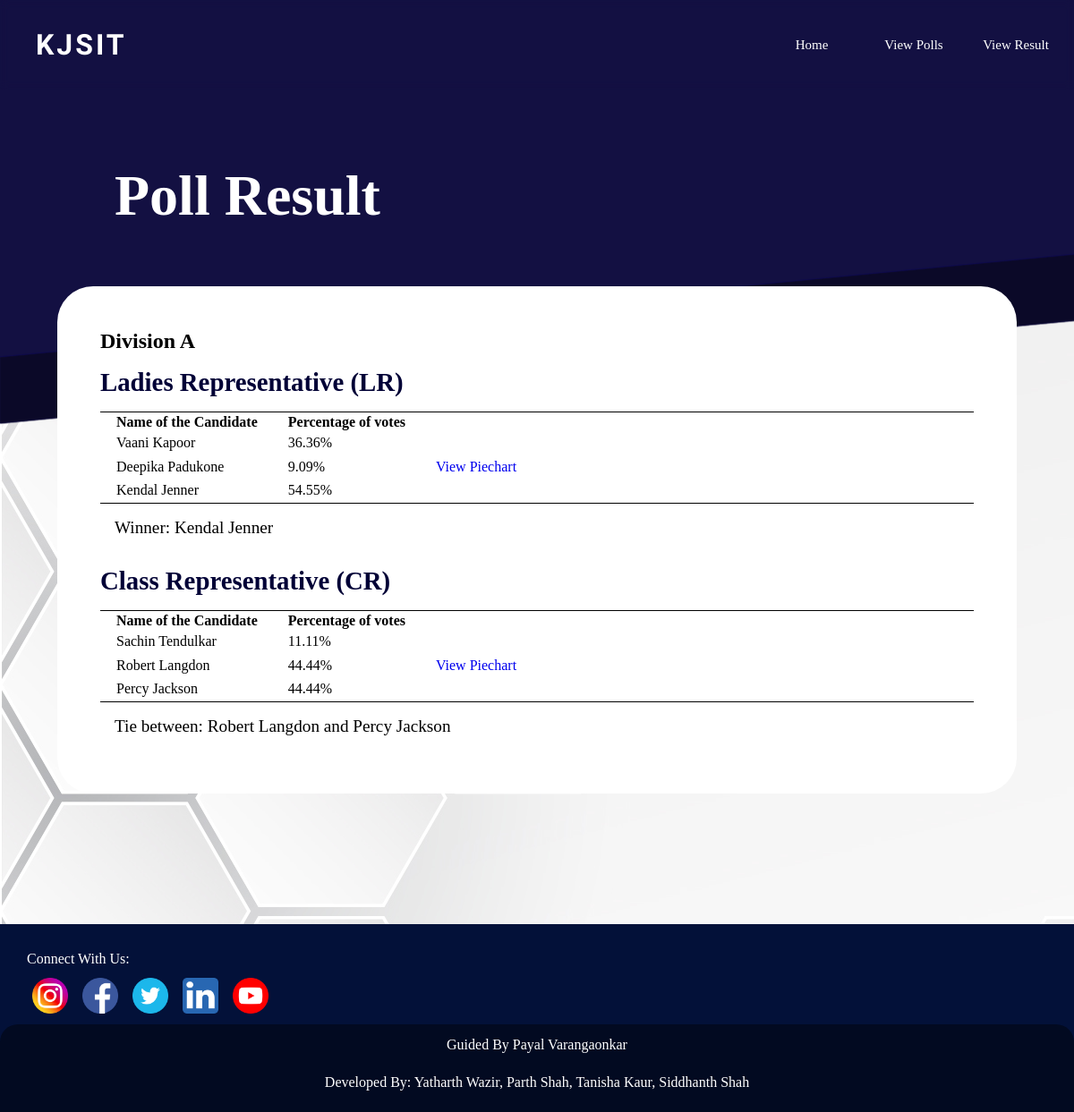
The page /result_a/ on the database as committed earlier.
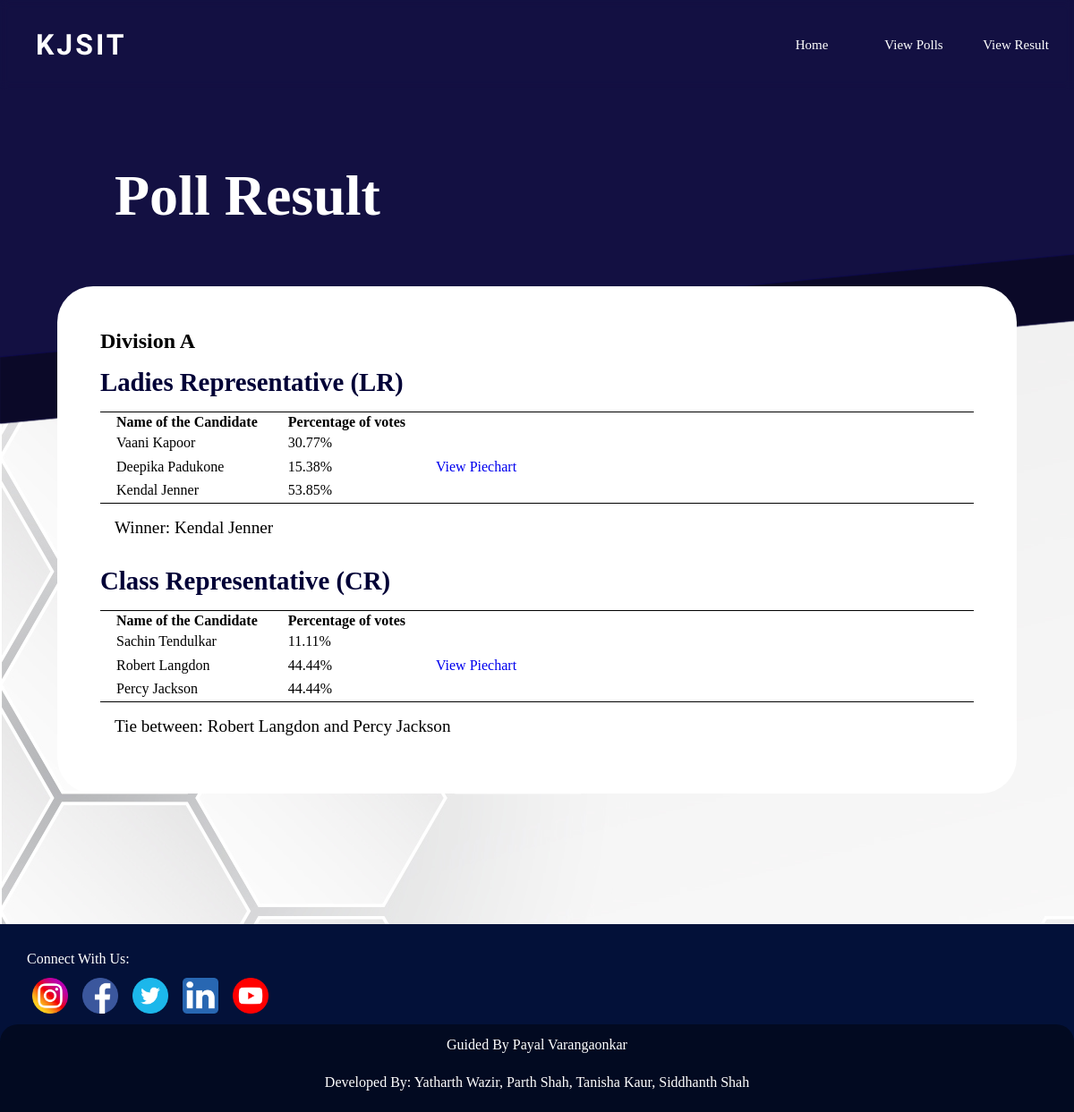
The same page on the database as committed later.
### vote/models.py (models this page shows, shortened)
class ADivPoll(models.Model):
    Elections_for = models.TextField(max_length=30, null=True)
    candidate_1 = models.CharField(max_length=30, null=True)
    candidate_2 = models.CharField(max_length=30, null=True)
    candidate_3 = models.CharField(max_length=30, null=True)
    candidate_1_count = models.IntegerField(default=0)
    candidate_2_count = models.IntegerField(default=0)
    candidate_3_count = models.IntegerField(default=0)
    id=models.UUIDField(default=uuid.uuid4, unique=True, primary_key=True, editable=False)
    def total(self):
        return self.candidate_1_count + self.candidate_2_count + self.candidate_3_count
    def percentage_candidate_1(self):
        if self.total()==0:
            return 0
        else:
            return round((self.candidate_1_count / self.total()) * 100,2)
    def percentage_candidate_2(self):
        if self.total()==0:
            return 0
        else:
            return round((self.candidate_2_count / self.total()) * 100,2)
    def percentage_candidate_3(self):
        if self.total()==0:
            return 0
        else:
            return round((self.candidate_3_count / self.total()) * 100,2)

### vote/views.py (the view)
# urls.py: path('result_a/',views.resultA, name='result-A'),
def resultA(request):
    pollA = ADivPoll.objects.all()
    context = {'pollA':pollA,}
    return render(request,'vote/result_a.html',context)

### vote/templates/vote/result_a.html (shortened to what this page needs)
{% extends 'vote/a_finalnav.html' %}
{% block content %}
<!DOCTYPE html>
<html lang="en">
<head>
    {% load static %}
    <link rel="stylesheet" href="{% static 'vote/css/results.css' %}">
</head>
<body>
<div class="panel">
    <div class="panel-heading"><h1>Poll Result</h1></div>
    <div class="panel-body">
        <div class="Div">
        <h2>Division A</h2>
        {% for poll in pollA %}
        <div class="title">
            <h2>{{ poll.Elections_for }}</h2>
        </div>
        <div class="list">
            <ul class="list-group">
                <table>
                    <tr>
                        <th>Name of the Candidate</th>
                        <th>Percentage of votes</th>
                    </tr>
                    <tr>
                        <td>{{ poll.candidate_1 }}</td>
                        <td>{{poll.percentage_candidate_1}}%</td>
                    </tr>
                    <tr>
                        <td>{{poll.candidate_2}}</td>
                        <td>{{poll.percentage_candidate_2}}%</td>
                        <td><a href="{% url 'piechart-A' poll.id %}">View Piechart</a></td>
                    </tr>
                    <tr>
                        <td>{{poll.candidate_3}}</td>
                        <td>{{poll.percentage_candidate_3}}%</td>
                    </tr>
                </table>
            </ul>
        </div>
        <div class="panel-footer">
            {% if poll.percentage_candidate_1 > poll.percentage_candidate_2 and poll.percentage_candidate_1 > poll.percentage_candidate_3 %}
                <p><strong>Winner: {{poll.candidate_1}}</strong></p>
            {% elif poll.percentage_candidate_2 > poll.percentage_candidate_1 and poll.percentage_candidate_2 > poll.percentage_candidate_3 %}
                <p>Winner: {{poll.candidate_2}}</p>
            {% elif poll.percentage_candidate_3 > poll.percentage_candidate_1 and poll.percentage_candidate_3 > poll.percentage_candidate_2 %}
                <p>Winner: {{poll.candidate_3}}</p>
            {% elif poll.percentage_candidate_1 == poll.percentage_candidate_2 and poll.percentage_candidate_1 > poll.percentage_candidate_3%}
                <p>Tie between {{poll.candidate_1}} and {{poll.candidate_2}}</p>
            {% elif poll.percentage_candidate_1 == poll.percentage_candidate_3 and poll.percentage_candidate_1 > poll.percentage_candidate_2 %}
                <p>Tie between: {{poll.candidate_1}} and {{poll.candidate_3}}</p>
            {% elif poll.percentage_candidate_2 == poll.percentage_candidate_3 and poll.percentage_candidate_2 > poll.percentage_candidate_1 %}
                <p>Tie between: {{poll.candidate_2}} and {{poll.candidate_3}}</p>
            {% else %}
                <p>All have the same number of votes</h2>
            {% endif %}
        </div>
        {% endfor %}
        </div>
    </div>
    </div>
</body>
    {% endblock %}

Rows that differ between the two databases and show on the page:
changed ADivPoll "Ladies Representative (LR)": percentage_candidate_1 "36.36" → "30.77"; percentage_candidate_2 "9.09" → "15.38"; percentage_candidate_3 "54.55" → "53.85"
